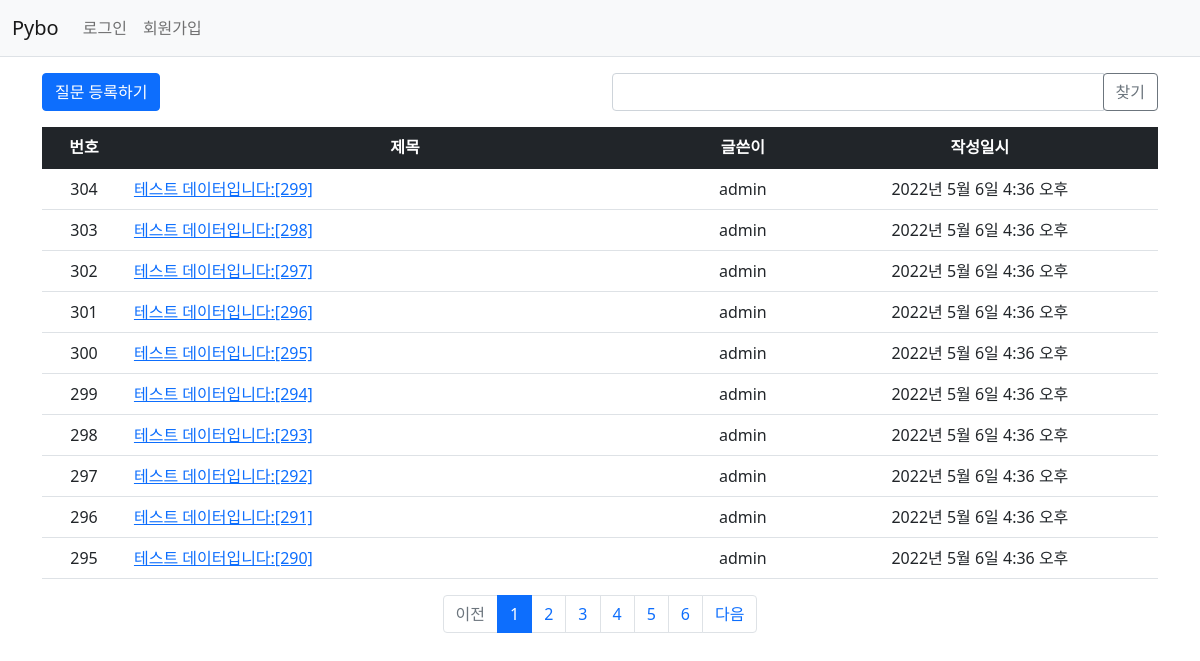
Page /pybo/ on the earlier database version.
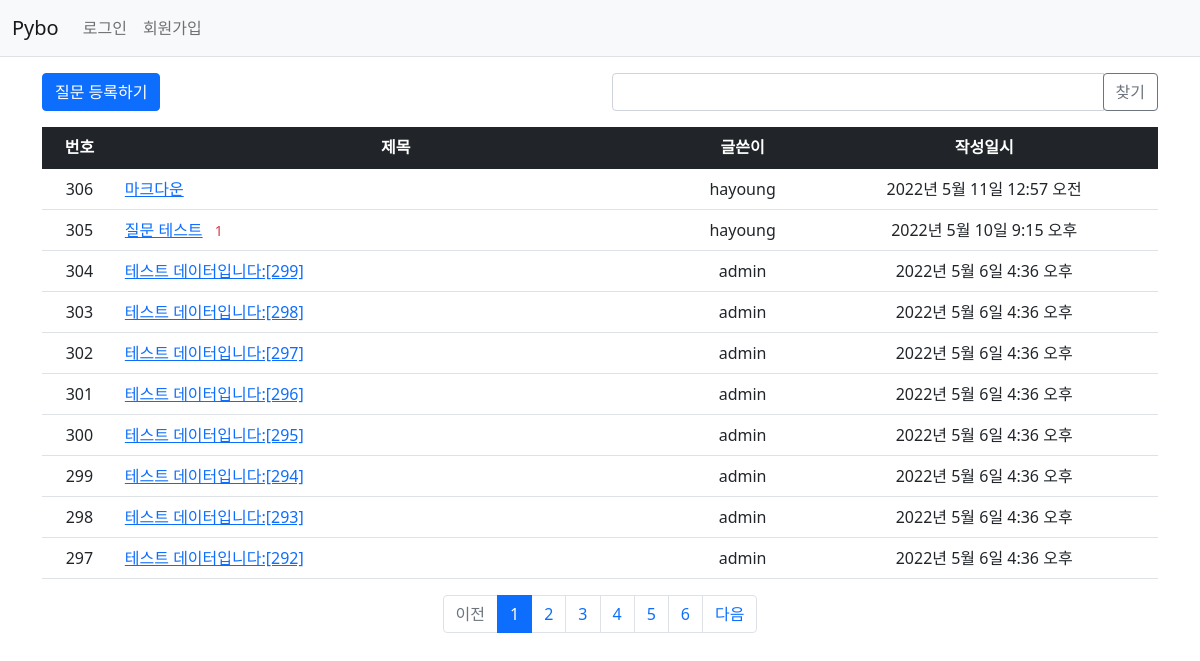
Same page on the later database version.
### pybo/models.py (models this page shows, shortened)
class Question(models.Model):
    author = models.ForeignKey(User, on_delete=models.CASCADE, related_name='author_question')
    subject = models.CharField(max_length=200)
    content = models.TextField()
    create_date = models.DateTimeField()
    modify_date = models.DateTimeField(null=True, blank=True)
    voter = models.ManyToManyField(User, related_name='voter_question')

### pybo/views/base_views.py (the view, shortened to what this page needs)
# urls.py: path('', base_views.index, name='index'),
def index(request):
    page = request.GET.get('page', '1')
    kw = request.GET.get('kw', '')
    question_list = Question.objects.order_by('-create_date')
    paginator = Paginator(question_list, 10)
    page_obj = paginator.get_page(page)
    context = {'question_list': page_obj, 'page': page, 'kw': kw}
    return render(request, 'pybo/question_list.html', context)

### pybo/templatetags/pybo_filter.py (called while the page is built)
@register.filter
def sub(value, arg):
    return value - arg

### templates/pybo/question_list.html (shortened to what this page needs)
{% extends 'base.html' %}
{% load pybo_filter %}
{% block content %}
<div class="container my-3">
    <div class="row my-3">
        <div class="col-6">
            <a href="{% url 'pybo:question_create' %}" class="btn btn-primary">질문 등록하기</a>
        </div>
        <div class="col-6">
            <div class="input-group">
                <input type="text" id="search_kw" class="form-control" value="{{ kw|default_if_none:''}}">
                <div class="input-group-append">
                    <button class="btn btn-outline-secondary" type="button" id="btn_search">찾기</button>
                </div>
            </div>
        </div>
    </div>
    <table class="table">
        <thead>
        <tr class="text-center table-dark">
            <th>번호</th>
            <th style="width:50%">제목</th>
            <th>글쓴이</th>
            <th>작성일시</th>
        </tr>
        </thead>
        <tbody>
        {% if question_list %}
        {% for question in question_list %}
        <tr class="text-center">
            <td>
                {{question_list.paginator.count|sub:question_list.start_index|sub:forloop.counter0|add:1}}
            </td>
            <td class="text-start">
                <a href="{%url 'pybo:detail' question.id %}">{{question.subject}}</a>
                {% if question.answer_set.count > 0 %}
                <span class="text-danger small mx-2">{{question.answer_set.count}}</span>
                {% endif %}
            </td>
            <td>{{question.author.username}}</td>
            <td>{{question.create_date}}</td>
        </tr>
        {% endfor %}
        {% else %}
        <tr>
            <td colspan="4">질문이 없습니다.</td>
        </tr>
        {% endif %}
        </tbody>
    </table>
    <ul class="pagination justify-content-center">
        {% if question_list.has_previous %}
        <li class="page-item">
            <a class="page-link" data-page="{{ question_list.previous_page_number }}"
               href="javascript:void(0)">이전</a>
        </li>
        {% else %}
        <li class="page-item disabled">
            <a class="page-link" tabindex="-1" aria-disabled="true" href="javascript:void(0)">이전</a>
        </li>
        {% endif %}
        {% for page_number in question_list.paginator.page_range %}
        {% if page_number >= question_list.number|add:-5 and page_number <= question_list.number|add:5 %}
        {% if page_number == question_list.number %}
        <li class="page-item active" aria-current="page">
            <a class="page-link" data-page="{{ page_number }}"
               href="javascript:void(0)">{{ page_number }}</a>
        </li>
        {% else %}
        <li class="page-item">
            <a class="page-link" data-page="{{ page_number }}"
               href="javascript:void(0)">{{ page_number }}</a>
        </li>
        {% endif %}
        {% endif %}
        {% endfor %}
        {% if question_list.has_next %}
        <li class="page-item">
            <a class="page-link" data-page="{{ question_list.next_page_number }}"
               href="javascript:void(0)">다음</a>
        </li>
        {% else %}
        <li class="page-item disabled">
            <a class="page-link" tabindex="-1" aria-disabled="true" href="javascript:void(0)">다음</a>
        </li>
        {% endif %}
    </ul>
</div>
{% endblock %}

### templates/base.html (shortened to what this page needs)
{% load static %}
<!DOCTYPE html>
<html lang="ko">
<head>
    <link rel="stylesheet" type="text/css" href="{% static 'bootstrap.min.css' %}">
    <link rel="stylesheet" type="text/css" href="{% static 'style.css' %}">
</head>
<body>
{% include "navbar.html" %}
{% block content %}
{% endblock %}
</body>
</html>

### templates/navbar.html (shortened to what this page needs)
<nav class="navbar navbar-expand-lg navbar-light bg-light border-bottom">
    <div class="container-fluid">
        <a class="navbar-brand" href="{% url 'pybo:index' %}">Pybo</a>
        <div class="collapse navbar-collapse" id="navbarSupportedContext">
            <ul class="navbar-nav me-auto mb-2 mb-lg-0">
                <li class="nav-item">
                    {% if user.is_authenticated %}
                    <a class="nav-link" href="{% url 'common:logout' %}">{{ user.username }} (로그아웃)</a>
                    {% else %}
                    <a class="nav-link" href="{% url 'common:login' %}">로그인</a>
                    {% endif %}
                </li>
                <li>
                    {% if not user.is_authenticated %}
                    <a class="nav-link" href="{% url 'common:signup' %}">회원가입</a>
                    {% endif %}
                </li>
            </ul>
        </div>
    </div>
</nav>

Differences in the rows shown:
no longer on this page (row unchanged): Question: paginator.count|sub "296", subject "테스트 데이터입니다:[291]", author.username "admin", create_date "2022년 5월 6일 4:36 오후"
no longer on this page (row unchanged): Question: paginator.count|sub "295", subject "테스트 데이터입니다:[290]", author.username "admin", create_date "2022년 5월 6일 4:36 오후"
added Question: paginator.count|sub "306", subject "마크다운", author.username "hayoung", create_date "2022년 5월 11일 12:57 오전"
added Question: paginator.count|sub "305", subject "질문 테스트", answer_set.count "1", author.username "hayoung", create_date "2022년 5월 10일 9:15 오후"
